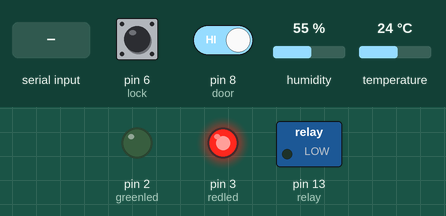
This sketch was run on a simulated Arduino Uno, built with avr-gcc and run on an emulated ATmega328P. Shown: switched loads named in the sketch (green lamp = pin HIGH), output pins drawn as LEDs (lit = HIGH). The inputs (shaded band) are chosen by the test bench; at power-on: pin 6 (lock) HIGH, pin 8 (door) HIGH, humidity 55 %, temperature 24 °C. What the sketch prints to the serial monitor is not drawn.

Above: at 2.8 s.
2.9 s: "OFF" received over Serial
At 5.3 s:
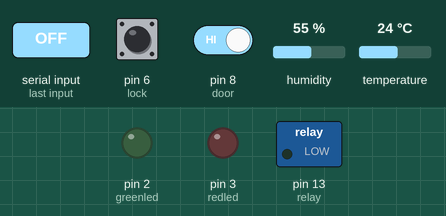
6.4 s: pin 6 (lock) pulled LOW for 3.2 s
At 9.6 s:
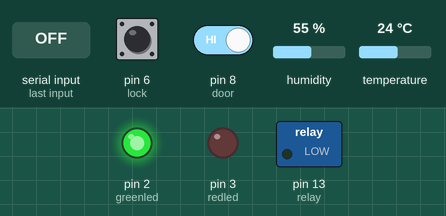
11.1 s: pin 6 (lock) pulled LOW for 1 s
At 16.8 s:
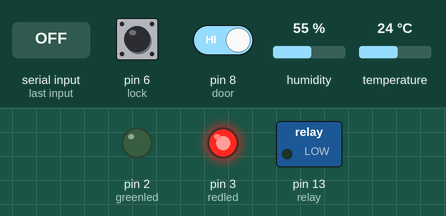
Timing chart, 0 to 18.3 s (numbered marks = the images above; inputs shaded):
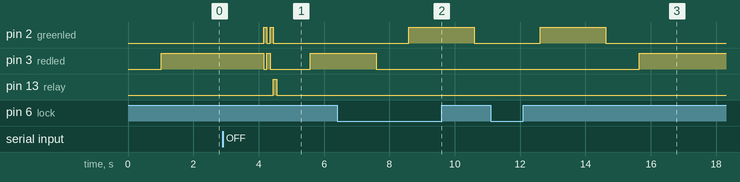

The sketch:

arduino_for_flask.ino
```cpp
#include  <dht.h>
dht DHT;
// sensors pins :
int greenled = 2;
int redled = 3;
int relay = 13;
int dht_11sensor = 5;
int lock = 6;
int door = 8;

String serialin="ON";// a string to hold incoming data
String alarm ="ON";
// the setup routine runs once when you press reset:
void setup() {

  Serial.begin(9600);
  serialin.reserve(2);

  pinMode(greenled, OUTPUT);
  pinMode(redled,OUTPUT);
  pinMode(relay,OUTPUT);
  pinMode(lock ,INPUT_PULLUP);
  pinMode(door,INPUT_PULLUP);
}
 void loop() {

 serialin.trim();

 if ( (serialin.equalsIgnoreCase("OFF"))||(serialin.equalsIgnoreCase("ON"))){
      alarm=serialin;}  // that is to make sure data are correct no matter what, it's a bug fix, the program crashes when it gets anything else than it should


  int chk = DHT.read11(dht_11sensor);
//  Serial.println("Folowing string : temperature,humidity,doors(1 if open),alarm(on or off)");
  Serial.print(DHT.temperature);
  Serial.print(",");
  Serial.print(DHT.humidity);
  Serial.print(",");
  Serial.print(digitalRead(door)); // prints 1 if door open
  Serial.print(",");
  Serial.print(alarm);
  Serial.print(",");
  delay(1000);

  // controler is OFF red led is ON :
  if(digitalRead(lock)==HIGH){
    digitalWrite(redled,HIGH);
    digitalWrite(relay,LOW);
   Serial.println("M-OFF,");
   delay(1000);
   }
 // alarm is set to off controler is on green led blinking :
    else if ((alarm.equalsIgnoreCase("OFF"))&&(digitalRead(lock)==LOW)){
    Serial.println("M-ON");  // manualy ON
    digitalWrite(greenled,LOW);
    digitalWrite(redled,LOW);
    delay(1000);
    digitalWrite(greenled,HIGH);
    delay(2000);
    digitalWrite(greenled,LOW);
    }
//alarm is set to on controller is on, doors are open :
      else if ((alarm.equalsIgnoreCase("ON"))&&(digitalRead(lock)==LOW)&&(digitalRead(door)==1)){
      Serial.println("M-ON");
	    delay(5000);     // 5 seconds chance :) kind of backdoor :)
	    if((alarm.equalsIgnoreCase("ON"))&&(digitalRead(lock)==LOW)&&(digitalRead(door)==1)){
//	digitalWrite(redled,LOW);
        delay(1000);
        digitalWrite(relay,HIGH);
        for (int i=0; i<40 ; i++){
        Serial.println("alarm!");
        delay(30000);    // set in whatever value you want alarm yields - 20 mins of loudness is 1200000
        }
        digitalWrite(relay,LOW);
      }
      }
//alarm has been set to on ,controller is on ,doors closed:
    else if ((alarm.equalsIgnoreCase("ON"))&&(digitalRead(lock)==LOW)&&(digitalRead(door)==0)){
     Serial.println("M-ON");
     digitalWrite(redled,LOW);
     digitalWrite(greenled,HIGH);
     delay(50);
     digitalWrite(greenled,LOW);
     delay(300);
    }
}
/*
  SerialEvent occurs whenever a new data comes in the hardware serial RX.  This routine is run between each time loop() runs,
 so using delay inside loop can delay
 response.  Multiple bytes of data may be available.
 */
void serialEvent() {
   digitalWrite(redled, HIGH);
  delay(100);
    digitalWrite(redled,LOW);
    digitalWrite(greenled,HIGH);
  delay(100);
    digitalWrite(redled,HIGH);
    digitalWrite(greenled,LOW);
  delay(100);
     digitalWrite(redled,LOW);
     digitalWrite(greenled,HIGH);
  delay(100);
      digitalWrite(greenled,LOW);
      digitalWrite(relay,HIGH);
  delay(100);
      digitalWrite(relay,LOW);

  serialin="";
  while (Serial.available()) {
    char inChar = Serial.read();
    serialin += inChar;
  }
}
```

Measured:
- after the input at 2.9 s, pin 2 (greenled): alternates HIGH for 0.10 s and LOW for 0.10 s, 4 changes in all, then stays LOW, starting after 1.2 s; pin 3 (redled): HIGH → LOW after 1.2 s, → HIGH 0.10 s later, → LOW 0.10 s later, → HIGH 1.2 s later; pin 13 (relay): LOW → HIGH after 1.5 s, → LOW 0.10 s later
- after the input at 6.4 s, pin 2 (greenled): LOW → HIGH after 2.2 s, → LOW 2.0 s later; pin 3 (redled): HIGH → LOW after 1.2 s
- after the input at 11.1 s, pin 2 (greenled): LOW → HIGH after 1.5 s, → LOW 2.0 s later; pin 3 (redled): LOW → HIGH after 4.5 s instead of 0.52 s
